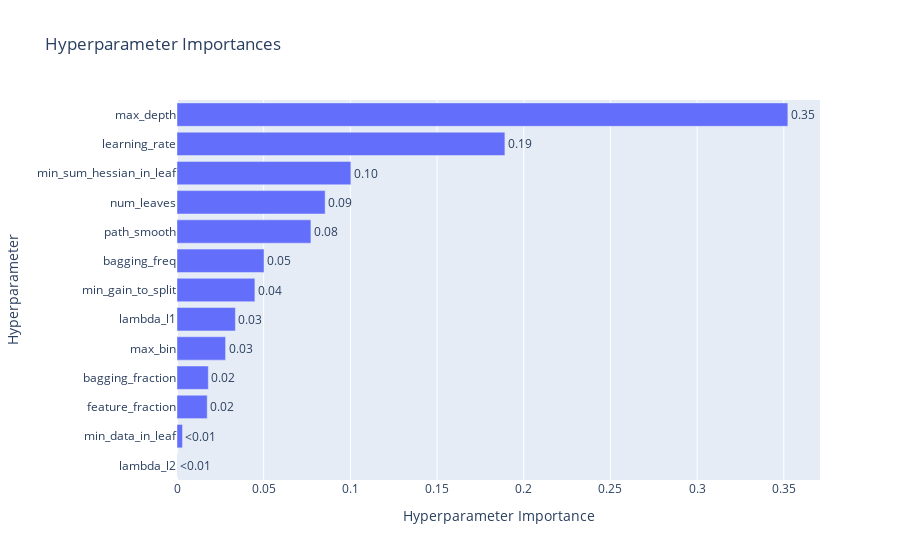
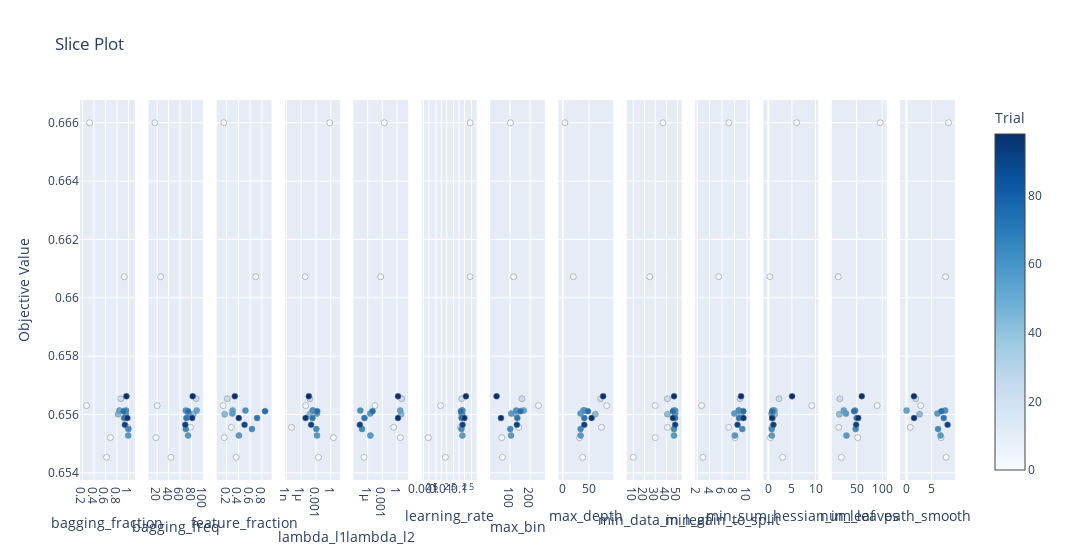

The notebook cell saved with these charts, in order:
### Code cell
memo = "revise binary -> multiclass. n_rials=100."
model, df_pred = model_tuner_multi.multi_lightGBM(df4, feature_col2, memo=memo, n_trials=100, save_result=True, visualization=True)

### Figure 1 — Plotly figure (JSON) as saved in the notebook; plotly's stock layout.template omitted (floating-point values rounded to 4 significant figures)
{"data": [{"cliponaxis": false, "hovertemplate": ["lambda_l2 (FloatDistribution): 0.00010307773627620702<extra></extra>", "min_data_in_leaf (IntDistribution): 0.0031592827533172764<extra></extra>", "feature_fraction (FloatDistribution): 0.017425200680136123<extra></extra>", "bagging_fraction (FloatDistribution): 0.01805745498732598<extra></extra>", "max_bin (IntDistribution): 0.028020887377157352<extra></extra>", "lambda_l1 (FloatDistribution): 0.03367820775494087<extra></extra>", "min_gain_to_split (FloatDistribution): 0.04492053312885507<extra></extra>", "bagging_freq (IntDistribution): 0.050196192408909934<extra></extra>", "path_smooth (FloatDistribution): 0.07724438231571477<extra></extra>", "num_leaves (IntDistribution): 0.08544857900773646<extra></extra>", "min_sum_hessian_in_leaf (FloatDistribution): 0.10029340767022096<extra></extra>", "learning_rate (FloatDistribution): 0.1891262827363875<extra></extra>", "max_depth (IntDistribution): 0.35232651144302135<extra></extra>"], "name": "Objective Value", "orientation": "h", "text": ["<0.01", "<0.01", "0.02", "0.02", "0.03", "0.03", "0.04", "0.05", "0.08", "0.09", "0.10", "0.19", "0.35"], "textposition": "outside", "type": "bar", "x": [0.0001031, 0.003159, 0.01743, 0.01806, 0.02802, 0.03368, 0.04492, 0.0502, 0.07724, 0.08545, 0.1003, 0.1891, 0.3523], "y": ["lambda_l2", "min_data_in_leaf", "feature_fraction", "bagging_fraction", "max_bin", "lambda_l1", "min_gain_to_split", "bagging_freq", "path_smooth", "num_leaves", "min_sum_hessian_in_leaf", "learning_rate", "max_depth"]}], "layout": {"title": {"text": "Hyperparameter Importances"}, "xaxis": {"title": {"text": "Hyperparameter Importance"}}, "yaxis": {"title": {"text": "Hyperparameter"}}}}

### Figure 2 — Plotly figure (JSON) as saved in the notebook; plotly's stock layout.template omitted (floating-point values rounded to 4 significant figures)
{"data": [{"marker": {"color": [0, 1, 2, 3, 4, 5, 22, 42, 53, 56, 57, 61, 63, 71, 74, 91, 96, 98], "colorbar": {"title": {"text": "Trial"}, "x": 1, "xpad": 40}, "colorscale": [[0, "rgb(247,251,255)"], [0.125, "rgb(222,235,247)"], [0.25, "rgb(198,219,239)"], [0.375, "rgb(158,202,225)"], [0.5, "rgb(107,174,214)"], [0.625, "rgb(66,146,198)"], [0.75, "rgb(33,113,181)"], [0.875, "rgb(8,81,156)"], [1, "rgb(8,48,107)"]], "line": {"color": "Grey", "width": 0.5}, "showscale": true}, "mode": "markers", "name": "Feasible Trial", "showlegend": false, "type": "scatter", "x": [0.3248, 0.6198, 0.686, 0.9275, 0.2708, 0.9895, 0.8665, 0.8201, 0.8424, 0.9552, 0.9957, 0.9581, 0.999, 0.925, 0.9154, 0.938, 0.9809, 0.964], "xaxis": "x", "y": [0.666, 0.6545, 0.6552, 0.6607, 0.6563, 0.6556, 0.6565, 0.656, 0.6561, 0.656, 0.6553, 0.6561, 0.6555, 0.6559, 0.6561, 0.6556, 0.6559, 0.6566], "yaxis": "y"}, {"marker": {"color": [0, 1, 2, 3, 4, 5, 22, 42, 53, 56, 57, 61, 63, 71, 74, 91, 96, 98], "colorbar": {"title": {"text": "Trial"}, "x": 1, "xpad": 40}, "colorscale": [[0, "rgb(247,251,255)"], [0.125, "rgb(222,235,247)"], [0.25, "rgb(198,219,239)"], [0.375, "rgb(158,202,225)"], [0.5, "rgb(107,174,214)"], [0.625, "rgb(66,146,198)"], [0.75, "rgb(33,113,181)"], [0.875, "rgb(8,81,156)"], [1, "rgb(8,48,107)"]], "line": {"color": "Grey", "width": 0.5}, "showscale": false}, "mode": "markers", "name": "Feasible Trial", "showlegend": false, "type": "scatter", "x": [16, 44, 18, 26, 20, 78, 88, 83, 89, 75, 74, 70, 70, 71, 74, 69, 81, 82], "xaxis": "x2", "y": [0.666, 0.6545, 0.6552, 0.6607, 0.6563, 0.6556, 0.6565, 0.656, 0.6561, 0.656, 0.6553, 0.6561, 0.6555, 0.6559, 0.6561, 0.6556, 0.6559, 0.6566], "yaxis": "y2"}, {"marker": {"color": [0, 1, 2, 3, 4, 5, 22, 42, 53, 56, 57, 61, 63, 71, 74, 91, 96, 98], "colorbar": {"title": {"text": "Trial"}, "x": 1, "xpad": 40}, "colorscale": [[0, "rgb(247,251,255)"], [0.125, "rgb(222,235,247)"], [0.25, "rgb(198,219,239)"], [0.375, "rgb(158,202,225)"], [0.5, "rgb(107,174,214)"], [0.625, "rgb(66,146,198)"], [0.75, "rgb(33,113,181)"], [0.875, "rgb(8,81,156)"], [1, "rgb(8,48,107)"]], "line": {"color": "Grey", "width": 0.5}, "showscale": false}, "mode": "markers", "name": "Feasible Trial", "showlegend": false, "type": "scatter", "x": [0.1523, 0.3621, 0.1585, 0.6963, 0.1407, 0.2788, 0.2111, 0.1664, 0.3019, 0.2975, 0.4084, 0.5193, 0.6315, 0.7182, 0.8541, 0.5045, 0.4068, 0.3384], "xaxis": "x3", "y": [0.666, 0.6545, 0.6552, 0.6607, 0.6563, 0.6556, 0.6565, 0.656, 0.6561, 0.656, 0.6553, 0.6561, 0.6555, 0.6559, 0.6561, 0.6556, 0.6559, 0.6566], "yaxis": "y3"}, {"marker": {"color": [0, 1, 2, 3, 4, 5, 22, 42, 53, 56, 57, 61, 63, 71, 74, 91, 96, 98], "colorbar": {"title": {"text": "Trial"}, "x": 1, "xpad": 40}, "colorscale": [[0, "rgb(247,251,255)"], [0.125, "rgb(222,235,247)"], [0.25, "rgb(198,219,239)"], [0.375, "rgb(158,202,225)"], [0.5, "rgb(107,174,214)"], [0.625, "rgb(66,146,198)"], [0.75, "rgb(33,113,181)"], [0.875, "rgb(8,81,156)"], [1, "rgb(8,48,107)"]], "line": {"color": "Grey", "width": 0.5}, "showscale": false}, "mode": "markers", "name": "Feasible Trial", "showlegend": false, "type": "scatter", "x": [0.6246, 0.003211, 3.467, 6.389e-06, 8.472e-06, 1.121e-08, 5.869e-05, 5.479e-05, 0.0002267, 0.001563, 0.001641, 0.000223, 0.0012, 0.0001981, 0.001786, 0.0001043, 7.804e-06, 3.618e-05], "xaxis": "x4", "y": [0.666, 0.6545, 0.6552, 0.6607, 0.6563, 0.6556, 0.6565, 0.656, 0.6561, 0.656, 0.6553, 0.6561, 0.6555, 0.6559, 0.6561, 0.6556, 0.6559, 0.6566], "yaxis": "y4"}, {"marker": {"color": [0, 1, 2, 3, 4, 5, 22, 42, 53, 56, 57, 61, 63, 71, 74, 91, 96, 98], "colorbar": {"title": {"text": "Trial"}, "x": 1, "xpad": 40}, "colorscale": [[0, "rgb(247,251,255)"], [0.125, "rgb(222,235,247)"], [0.25, "rgb(198,219,239)"], [0.375, "rgb(158,202,225)"], [0.5, "rgb(107,174,214)"], [0.625, "rgb(66,146,198)"], [0.75, "rgb(33,113,181)"], [0.875, "rgb(8,81,156)"], [1, "rgb(8,48,107)"]], "line": {"color": "Grey", "width": 0.5}, "showscale": false}, "mode": "markers", "name": "Feasible Trial", "showlegend": false, "type": "scatter", "x": [0.002571, 1.801e-07, 4.906, 0.0004793, 3.148e-05, 0.2183, 9.538, 6.89, 4.501, 3.42e-06, 3.631e-06, 3.209e-08, 7.316e-08, 2.281e-07, 1.013e-05, 2.59e-08, 1.615, 1.637], "xaxis": "x5", "y": [0.666, 0.6545, 0.6552, 0.6607, 0.6563, 0.6556, 0.6565, 0.656, 0.6561, 0.656, 0.6553, 0.6561, 0.6555, 0.6559, 0.6561, 0.6556, 0.6559, 0.6566], "yaxis": "y5"}, {"marker": {"color": [0, 1, 2, 3, 4, 5, 22, 42, 53, 56, 57, 61, 63, 71, 74, 91, 96, 98], "colorbar": {"title": {"text": "Trial"}, "x": 1, "xpad": 40}, "colorscale": [[0, "rgb(247,251,255)"], [0.125, "rgb(222,235,247)"], [0.25, "rgb(198,219,239)"], [0.375, "rgb(158,202,225)"], [0.5, "rgb(107,174,214)"], [0.625, "rgb(66,146,198)"], [0.75, "rgb(33,113,181)"], [0.875, "rgb(8,81,156)"], [1, "rgb(8,48,107)"]], "line": {"color": "Grey", "width": 0.5}, "showscale": false}, "mode": "markers", "name": "Feasible Trial", "showlegend": false, "type": "scatter", "x": [0.4147, 0.01702, 0.001835, 0.4139, 0.009181, 0.1207, 0.1391, 0.1383, 0.149, 0.1495, 0.1527, 0.1514, 0.1362, 0.1367, 0.127, 0.1559, 0.198, 0.2416], "xaxis": "x6", "y": [0.666, 0.6545, 0.6552, 0.6607, 0.6563, 0.6556, 0.6565, 0.656, 0.6561, 0.656, 0.6553, 0.6561, 0.6555, 0.6559, 0.6561, 0.6556, 0.6559, 0.6566], "yaxis": "y6"}, {"marker": {"color": [0, 1, 2, 3, 4, 5, 22, 42, 53, 56, 57, 61, 63, 71, 74, 91, 96, 98], "colorbar": {"title": {"text": "Trial"}, "x": 1, "xpad": 40}, "colorscale": [[0, "rgb(247,251,255)"], [0.125, "rgb(222,235,247)"], [0.25, "rgb(198,219,239)"], [0.375, "rgb(158,202,225)"], [0.5, "rgb(107,174,214)"], [0.625, "rgb(66,146,198)"], [0.75, "rgb(33,113,181)"], [0.875, "rgb(8,81,156)"], [1, "rgb(8,48,107)"]], "line": {"color": "Grey", "width": 0.5}, "showscale": false}, "mode": "markers", "name": "Feasible Trial", "showlegend": false, "type": "scatter", "x": [102, 62, 59, 118, 241, 143, 159, 129, 168, 106, 105, 131, 101, 136, 152, 134, 55, 33], "xaxis": "x7", "y": [0.666, 0.6545, 0.6552, 0.6607, 0.6563, 0.6556, 0.6565, 0.656, 0.6561, 0.656, 0.6553, 0.6561, 0.6555, 0.6559, 0.6561, 0.6556, 0.6559, 0.6566], "yaxis": "y7"}, {"marker": {"color": [0, 1, 2, 3, 4, 5, 22, 42, 53, 56, 57, 61, 63, 71, 74, 91, 96, 98], "colorbar": {"title": {"text": "Trial"}, "x": 1, "xpad": 40}, "colorscale": [[0, "rgb(247,251,255)"], [0.125, "rgb(222,235,247)"], [0.25, "rgb(198,219,239)"], [0.375, "rgb(158,202,225)"], [0.5, "rgb(107,174,214)"], [0.625, "rgb(66,146,198)"], [0.75, "rgb(33,113,181)"], [0.875, "rgb(8,81,156)"], [1, "rgb(8,48,107)"]], "line": {"color": "Grey", "width": 0.5}, "showscale": false}, "mode": "markers", "name": "Feasible Trial", "showlegend": false, "type": "scatter", "x": [4, 38, 32, 20, 84, 74, 72, 62, 39, 34, 34, 42, 34, 41, 48, 41, 55, 77], "xaxis": "x8", "y": [0.666, 0.6545, 0.6552, 0.6607, 0.6563, 0.6556, 0.6565, 0.656, 0.6561, 0.656, 0.6553, 0.6561, 0.6555, 0.6559, 0.6561, 0.6556, 0.6559, 0.6566], "yaxis": "y8"}, {"marker": {"color": [0, 1, 2, 3, 4, 5, 22, 42, 53, 56, 57, 61, 63, 71, 74, 91, 96, 98], "colorbar": {"title": {"text": "Trial"}, "x": 1, "xpad": 40}, "colorscale": [[0, "rgb(247,251,255)"], [0.125, "rgb(222,235,247)"], [0.25, "rgb(198,219,239)"], [0.375, "rgb(158,202,225)"], [0.5, "rgb(107,174,214)"], [0.625, "rgb(66,146,198)"], [0.75, "rgb(33,113,181)"], [0.875, "rgb(8,81,156)"], [1, "rgb(8,48,107)"]], "line": {"color": "Grey", "width": 0.5}, "showscale": false}, "mode": "markers", "name": "Feasible Trial", "showlegend": false, "type": "scatter", "x": [37, 10, 30, 25, 30, 41, 41, 41, 47, 48, 47, 48, 47, 48, 46, 48, 46, 47], "xaxis": "x9", "y": [0.666, 0.6545, 0.6552, 0.6607, 0.6563, 0.6556, 0.6565, 0.656, 0.6561, 0.656, 0.6553, 0.6561, 0.6555, 0.6559, 0.6561, 0.6556, 0.6559, 0.6566], "yaxis": "y9"}, {"marker": {"color": [0, 1, 2, 3, 4, 5, 22, 42, 53, 56, 57, 61, 63, 71, 74, 91, 96, 98], "colorbar": {"title": {"text": "Trial"}, "x": 1, "xpad": 40}, "colorscale": [[0, "rgb(247,251,255)"], [0.125, "rgb(222,235,247)"], [0.25, "rgb(198,219,239)"], [0.375, "rgb(158,202,225)"], [0.5, "rgb(107,174,214)"], [0.625, "rgb(66,146,198)"], [0.75, "rgb(33,113,181)"], [0.875, "rgb(8,81,156)"], [1, "rgb(8,48,107)"]], "line": {"color": "Grey", "width": 0.5}, "showscale": false}, "mode": "markers", "name": "Feasible Trial", "showlegend": false, "type": "scatter", "x": [7.081, 2.921, 8.084, 5.467, 2.713, 7.069, 8.886, 9.077, 8.731, 7.979, 8.062, 8.657, 9.258, 8.721, 9.417, 8.48, 9.443, 9.059], "xaxis": "x10", "y": [0.666, 0.6545, 0.6552, 0.6607, 0.6563, 0.6556, 0.6565, 0.656, 0.6561, 0.656, 0.6553, 0.6561, 0.6555, 0.6559, 0.6561, 0.6556, 0.6559, 0.6566], "yaxis": "y10"}, {"marker": {"color": [0, 1, 2, 3, 4, 5, 22, 42, 53, 56, 57, 61, 63, 71, 74, 91, 96, 98], "colorbar": {"title": {"text": "Trial"}, "x": 1, "xpad": 40}, "colorscale": [[0, "rgb(247,251,255)"], [0.125, "rgb(222,235,247)"], [0.25, "rgb(198,219,239)"], [0.375, "rgb(158,202,225)"], [0.5, "rgb(107,174,214)"], [0.625, "rgb(66,146,198)"], [0.75, "rgb(33,113,181)"], [0.875, "rgb(8,81,156)"], [1, "rgb(8,48,107)"]], "line": {"color": "Grey", "width": 0.5}, "showscale": false}, "mode": "markers", "name": "Feasible Trial", "showlegend": false, "type": "scatter", "x": [5.987, 3.042, 0.4645, 0.3439, 9.219, 0.7455, 2.281, 1.348, 1.284, 0.6964, 0.7422, 0.9459, 0.7298, 0.8745, 0.8413, 1.079, 0.808, 5.027], "xaxis": "x11", "y": [0.666, 0.6545, 0.6552, 0.6607, 0.6563, 0.6556, 0.6565, 0.656, 0.6561, 0.656, 0.6553, 0.6561, 0.6555, 0.6559, 0.6561, 0.6556, 0.6559, 0.6566], "yaxis": "y11"}, {"marker": {"color": [0, 1, 2, 3, 4, 5, 22, 42, 53, 56, 57, 61, 63, 71, 74, 91, 96, 98], "colorbar": {"title": {"text": "Trial"}, "x": 1, "xpad": 40}, "colorscale": [[0, "rgb(247,251,255)"], [0.125, "rgb(222,235,247)"], [0.25, "rgb(198,219,239)"], [0.375, "rgb(158,202,225)"], [0.5, "rgb(107,174,214)"], [0.625, "rgb(66,146,198)"], [0.75, "rgb(33,113,181)"], [0.875, "rgb(8,81,156)"], [1, "rgb(8,48,107)"]], "line": {"color": "Grey", "width": 0.5}, "showscale": false}, "mode": "markers", "name": "Feasible Trial", "showlegend": false, "type": "scatter", "x": [96, 20, 52, 14, 90, 15, 17, 16, 25, 29, 30, 47, 48, 50, 45, 49, 53, 60], "xaxis": "x12", "y": [0.666, 0.6545, 0.6552, 0.6607, 0.6563, 0.6556, 0.6565, 0.656, 0.6561, 0.656, 0.6553, 0.6561, 0.6555, 0.6559, 0.6561, 0.6556, 0.6559, 0.6566], "yaxis": "y12"}, {"marker": {"color": [0, 1, 2, 3, 4, 5, 22, 42, 53, 56, 57, 61, 63, 71, 74, 91, 96, 98], "colorbar": {"title": {"text": "Trial"}, "x": 1, "xpad": 40}, "colorscale": [[0, "rgb(247,251,255)"], [0.125, "rgb(222,235,247)"], [0.25, "rgb(198,219,239)"], [0.375, "rgb(158,202,225)"], [0.5, "rgb(107,174,214)"], [0.625, "rgb(66,146,198)"], [0.75, "rgb(33,113,181)"], [0.875, "rgb(8,81,156)"], [1, "rgb(8,48,107)"]], "line": {"color": "Grey", "width": 0.5}, "showscale": false}, "mode": "markers", "name": "Feasible Trial", "showlegend": false, "type": "scatter", "x": [8.324, 7.852, 6.842, 7.751, 2.809, 0.7404, 1.821, 2.592, 0.02475, 6.12, 6.756, 7.661, 6.261, 7.383, 6.925, 8.141, 1.499, 1.474], "xaxis": "x13", "y": [0.666, 0.6545, 0.6552, 0.6607, 0.6563, 0.6556, 0.6565, 0.656, 0.6561, 0.656, 0.6553, 0.6561, 0.6555, 0.6559, 0.6561, 0.6556, 0.6559, 0.6566], "yaxis": "y13"}], "layout": {"title": {"text": "Slice Plot"}, "width": 3900, "xaxis": {"anchor": "y", "domain": [0, 0.06272], "title": {"text": "bagging_fraction"}}, "xaxis10": {"anchor": "y10", "domain": [0.703, 0.7657], "title": {"text": "min_gain_to_split"}}, "xaxis11": {"anchor": "y11", "domain": [0.7811, 0.8438], "title": {"text": "min_sum_hessian_in_leaf"}}, "xaxis12": {"anchor": "y12", "domain": [0.8592, 0.9219], "title": {"text": "num_leaves"}}, "xaxis13": {"anchor": "y13", "domain": [0.9373, 1.0], "title": {"text": "path_smooth"}}, "xaxis2": {"anchor": "y2", "domain": [0.07811, 0.1408], "title": {"text": "bagging_freq"}}, "xaxis3": {"anchor": "y3", "domain": [0.1562, 0.2189], "title": {"text": "feature_fraction"}}, "xaxis4": {"anchor": "y4", "domain": [0.2343, 0.297], "title": {"text": "lambda_l1"}, "type": "log"}, "xaxis5": {"anchor": "y5", "domain": [0.3124, 0.3751], "title": {"text": "lambda_l2"}, "type": "log"}, "xaxis6": {"anchor": "y6", "domain": [0.3905, 0.4533], "title": {"text": "learning_rate"}, "type": "log"}, "xaxis7": {"anchor": "y7", "domain": [0.4686, 0.5314], "title": {"text": "max_bin"}}, "xaxis8": {"anchor": "y8", "domain": [0.5467, 0.6095], "title": {"text": "max_depth"}}, "xaxis9": {"anchor": "y9", "domain": [0.6249, 0.6876], "title": {"text": "min_data_in_leaf"}}, "yaxis": {"anchor": "x", "domain": [0, 1], "title": {"text": "Objective Value"}}, "yaxis10": {"anchor": "x10", "domain": [0, 1], "matches": "y", "showticklabels": false}, "yaxis11": {"anchor": "x11", "domain": [0, 1], "matches": "y", "showticklabels": false}, "yaxis12": {"anchor": "x12", "domain": [0, 1], "matches": "y", "showticklabels": false}, "yaxis13": {"anchor": "x13", "domain": [0, 1], "matches": "y", "showticklabels": false}, "yaxis2": {"anchor": "x2", "domain": [0, 1], "matches": "y", "showticklabels": false}, "yaxis3": {"anchor": "x3", "domain": [0, 1], "matches": "y", "showticklabels": false}, "yaxis4": {"anchor": "x4", "domain": [0, 1], "matches": "y", "showticklabels": false}, "yaxis5": {"anchor": "x5", "domain": [0, 1], "matches": "y", "showticklabels": false}, "yaxis6": {"anchor": "x6", "domain": [0, 1], "matches": "y", "showticklabels": false}, "yaxis7": {"anchor": "x7", "domain": [0, 1], "matches": "y", "showticklabels": false}, "yaxis8": {"anchor": "x8", "domain": [0, 1], "matches": "y", "showticklabels": false}, "yaxis9": {"anchor": "x9", "domain": [0, 1], "matches": "y", "showticklabels": false}}}
